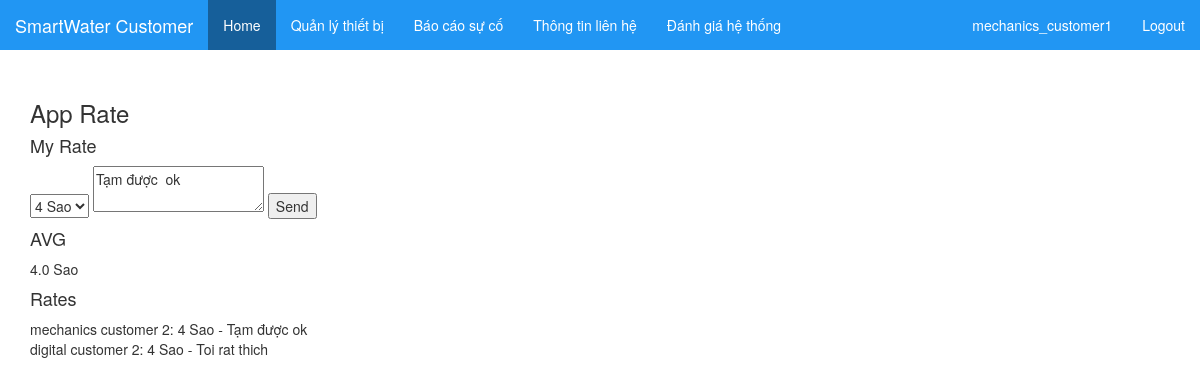
Screenshot of /customer/rate (signed in) with the database file from the repository.
### sysauth/models.py (models this page shows, shortened)
class User(AbstractUser):
    is_customer = models.BooleanField(default=False,blank=True)
    is_water_company_staff = models.BooleanField(default=False,blank=True)
    is_water_department_staff = models.BooleanField(default=False,blank=True)

class Customer(models.Model):
    user = models.OneToOneField(User,null=False,related_name='customer_profile')
    name = models.CharField(max_length=255)
    address = models.TextField(blank=False)
    phone = models.CharField(default='',max_length=31,blank=False)
    water_department = models.ForeignKey('WaterDepartment',related_name='customers')

### main/models.py (models this page shows, shortened)
class AppRate(models.Model):
    RATES = (
        (1,1),
        (2,2),
        (3,3),
        (4,4),
        (5,5),
    )
    customer = models.OneToOneField(Customer,related_name='app_rate')
    rate = models.IntegerField(choices=RATES,default=5)
    message = models.TextField()
    created_at = models.DateTimeField(auto_now_add=True)
    updated_at = models.DateTimeField(auto_now=True)
    class Meta:
        ordering = ('-updated_at',)

### customer/views.py (the view, shortened to what this page needs)
def rate(request):
    if not request.user.is_authenticated() or not request.user.is_customer:
        return HttpResponse('Chi danh cho Customer')
    my_rate = None
    if hasattr(request.user.customer_profile, 'app_rate'):
        my_rate = request.user.customer_profile.app_rate
    app_rates = AppRate.objects.all()
    avg_rate = AppRate.objects.all().aggregate(Avg('rate'))['rate__avg']
    return render(request, 'customer/rate.html', {
        'my_rate': my_rate,
        'avg_rate': avg_rate,
        'app_rates': app_rates
    })

### customer/templates/customer/rate.html (shortened to what this page needs)
{% extends 'customer/customer_base.html' %}
{% block content %}
<div class="container">
  <h3>App Rate</h3>
  <div>
    <h4>My Rate</h4>
    <form method="POST">
      <select name="rate">
        <option value="4" {% if my_rate.rate == 4 %}selected{% endif %}>4 Sao</option>
      </select>
      <textarea name="message" placeholder="Message">{{my_rate.message}}</textarea>
      <button type="submit">Send</button>
    </form>
    <div>
      <h4>AVG</h4>
      {{avg_rate}} Sao
    </div>
    <div>
      <h4>Rates</h4>
      <div>
        {% for r in app_rates %}
        <div>
          {{r.customer.name}}:
          {{r.rate}} Sao - {{r.message}}
        </div>
        {% empty %}
        Empty
        {% endfor %}
      </div>
    </div>
  </div>
</div>
{% endblock %}

### main/templates/main/header.html (shortened to what this page needs)
<div class="header">
  <nav class="navbar navbar-inverse navbar-fixed-top">
    <div class="container-fluid">
      <div class="navbar-header">
        <a class="navbar-brand" href="/">
          {% block brand %}{% endblock %}
        </a>
      </div>
      <div class="collapse navbar-collapse" id="myNavbar">
        <ul class="nav navbar-nav">
          {% block navbar %}
          <li class="active"><a href="/">Home</a></li>
          {% block navbar_1 %}{% endblock %} {% endblock %}
        </ul>
        {% if request.user.is_authenticated %}
        <ul class="nav navbar-nav navbar-right">
          <p class="navbar-text">
            {{ request.user.username}}
          </p>
          <li>
            <a href="/auth/logout">Logout</a>
          </li>
        </ul>
        {% endif %}
      </div>
    </div>
  </nav>
</div>

### main/static/main/css/header.css (style rules this page uses)
.header { background: #2196F3;; color: white;; }
.header .navbar { background: #2196F3;; border: none; }
.header .navbar .navbar-header { color: white; }
.header .navbar .navbar-header a { color: white; }
.header .navbar ul li a { color: white; }
.header .navbar ul li.active a { background: #165f9a; }
.header .navbar-text { color: white; }

### rows the page displays
User: user.username "mechanics_customer1"
AppRate: rate "4 Sao", message "Tạm được ok", customer.name "mechanics customer 2", rate "4"
AppRate: customer.name "digital customer 2", rate "4", message "Toi rat thich"

### other values shown
{{ avg_rate }} "4.0"
